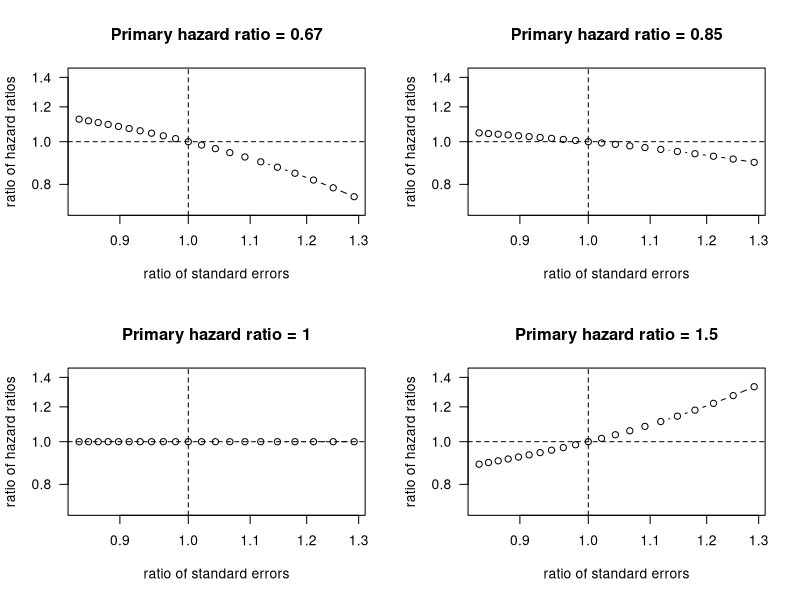

Write the R code that produced this figure.

## obs1, obs0: observed number of events in intervention and control group
## exp1, exp0: expected number of events in intervention and control group
## obs1Add, obs0Add: number of events to be added to observed number of events in sensitivity analysis
## w: weight describing how the edditional events obs1Add + obs0Add are distributed to the expected number of events

sensitivity <- function(obs1, obs0, exp1, exp0, obs1Add, obs0Add, w=0.5){
## standard error and hazard ratio of primary analysis
    seP <- sqrt(1/exp1+1/exp0)
    HRP <- (obs1/obs0)/(exp1/exp0)

## add new observed counts to observed number of events
    obs1new <- obs1 + obs1Add
    obs0new <- obs0 + obs0Add

## add new observed counts to expected number of events 
    obsAdd <- obs1Add + obs0Add 
    exp0new <- exp0 + w*obsAdd 
    exp1new <- exp1 + (1-w)*obsAdd 
    
## standard error and hazard ratio of sensitivity analysis
    seS <- sqrt(1/exp1new+1/exp0new)
    HRS <- (obs1new/obs0new)/(exp1new/exp0new)
## ratio of standard errors and hazard ratios    
    ratioSE <- seS/seP
    ratioHR <- HRS/HRP
    return(c(ratioSE, ratioHR))
}

myi <- seq(from=-10, to=10, by=1)
result <- matrix(NA, ncol=2, nrow=length(myi))
f1 <- 1
f0 <- 1
myw <- 0.5

par(las=1, mfrow=c(2,2))
## Figure 1
myobs1 <- 20
myobs0 <- 30
myexp1 <- myexp0 <- 25
HR <- (myobs1/myobs0)/(myexp1/myexp0)
for(i in 1:length(myi))
    result[i,]  <- sensitivity(obs1=myobs1, obs0=myobs0, exp1=myexp1, exp0=myexp0, obs1Add=f1*myi[i], obs0Add=f0*myi[i], w=myw)
par(las=1)
plot(result, type="b", xlab="ratio of standard errors", ylab="ratio of hazard ratios", log="xy", ylim=c(0.7, 10/7))
title(paste("Primary hazard ratio =", as.character(round(HR, 2))))
abline(h=1, lty=2)
abline(v=1, lty=2)
## Figure 2
myobs1 <- 23
myobs0 <- 27
myexp1 <- myexp0 <- 25
HR <- (myobs1/myobs0)/(myexp1/myexp0)
for(i in 1:length(myi))
    result[i,]  <- sensitivity(obs1=myobs1, obs0=myobs0, exp1=myexp1, exp0=myexp0, obs1Add=f1*myi[i], obs0Add=f0*myi[i], w=myw)
par(las=1)
plot(result, type="b", xlab="ratio of standard errors", ylab="ratio of hazard ratios", log="xy", ylim=c(0.7, 10/7))
title(paste("Primary hazard ratio =", as.character(round(HR, 2))))
abline(h=1, lty=2)
abline(v=1, lty=2)
## Figure 3
myobs1 <- 25
myobs0 <- 25
myexp1 <- myexp0 <- 25
HR <- (myobs1/myobs0)/(myexp1/myexp0)
for(i in 1:length(myi))
    result[i,]  <- sensitivity(obs1=myobs1, obs0=myobs0, exp1=myexp1, exp0=myexp0, obs1Add=f1*myi[i], obs0Add=f0*myi[i], w=myw)
par(las=1)
plot(result, type="b", xlab="ratio of standard errors", ylab="ratio of hazard ratios", log="xy", ylim=c(0.7, 10/7))
title(paste("Primary hazard ratio =", as.character(round(HR, 2))))
abline(h=1, lty=2)
abline(v=1, lty=2)
## Figure 4
myobs1 <- 30
myobs0 <- 20
myexp1 <- myexp0 <- 25
HR <- (myobs1/myobs0)/(myexp1/myexp0)
for(i in 1:length(myi))
    result[i,]  <- sensitivity(obs1=myobs1, obs0=myobs0, exp1=myexp1, exp0=myexp0, obs1Add=f1*myi[i], obs0Add=f0*myi[i], w=myw)
par(las=1)
plot(result, type="b", xlab="ratio of standard errors", ylab="ratio of hazard ratios", log="xy", ylim=c(0.7, 10/7))
title(paste("Primary hazard ratio =", as.character(round(HR, 2))))
abline(h=1, lty=2)
abline(v=1, lty=2)
